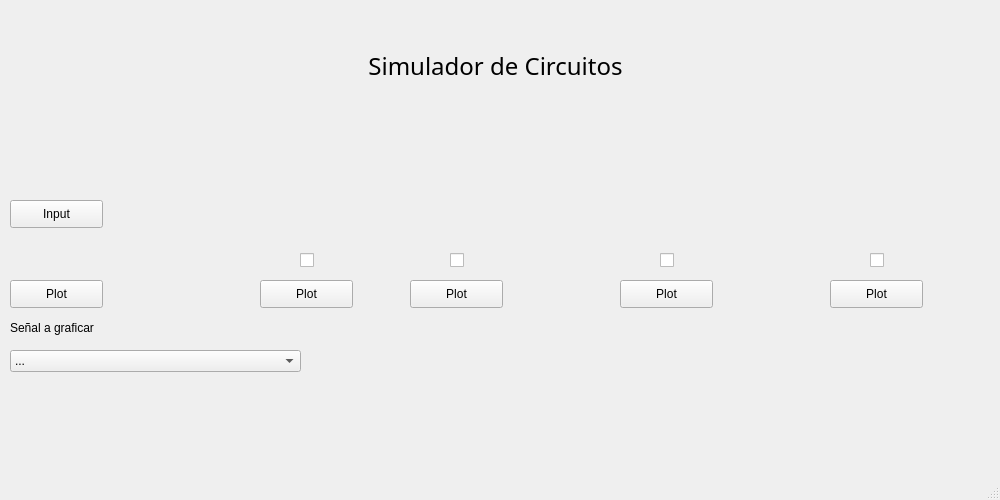
<?xml version="1.0" encoding="UTF-8"?>
<ui version="4.0">
 <class>MainWindow</class>
 <widget class="QMainWindow" name="MainWindow">
  <property name="geometry">
   <rect>
    <x>0</x>
    <y>0</y>
    <width>1000</width>
    <height>500</height>
   </rect>
  </property>
  <property name="windowTitle">
   <string>Ventana Principal</string>
  </property>
  <widget class="QWidget" name="centralwidget">
   <widget class="QCheckBox" name="llave1">
    <property name="geometry">
     <rect>
      <x>300</x>
      <y>250</y>
      <width>21</width>
      <height>20</height>
     </rect>
    </property>
    <property name="text">
     <string/>
    </property>
   </widget>
   <widget class="QLabel" name="label">
    <property name="geometry">
     <rect>
      <x>0</x>
      <y>-1</y>
      <width>991</width>
      <height>541</height>
     </rect>
    </property>
    <property name="text">
     <string/>
    </property>
    <property name="pixmap">
     <pixmap>../../../Pictures/capturas de pantalla/tp1_assd/tp1_assd0000.jpg</pixmap>
    </property>
    <property name="scaledContents">
     <bool>true</bool>
    </property>
   </widget>
   <widget class="QCheckBox" name="llave2">
    <property name="geometry">
     <rect>
      <x>450</x>
      <y>250</y>
      <width>21</width>
      <height>20</height>
     </rect>
    </property>
    <property name="text">
     <string/>
    </property>
   </widget>
   <widget class="QCheckBox" name="llave3">
    <property name="geometry">
     <rect>
      <x>660</x>
      <y>250</y>
      <width>21</width>
      <height>20</height>
     </rect>
    </property>
    <property name="text">
     <string/>
    </property>
   </widget>
   <widget class="QCheckBox" name="llave4">
    <property name="geometry">
     <rect>
      <x>870</x>
      <y>250</y>
      <width>21</width>
      <height>20</height>
     </rect>
    </property>
    <property name="text">
     <string/>
    </property>
   </widget>
   <widget class="QPushButton" name="pushButton_2">
    <property name="geometry">
     <rect>
      <x>410</x>
      <y>280</y>
      <width>93</width>
      <height>28</height>
     </rect>
    </property>
    <property name="text">
     <string>Plot</string>
    </property>
   </widget>
   <widget class="QPushButton" name="pushButton_3">
    <property name="geometry">
     <rect>
      <x>620</x>
      <y>280</y>
      <width>93</width>
      <height>28</height>
     </rect>
    </property>
    <property name="text">
     <string>Plot</string>
    </property>
   </widget>
   <widget class="QPushButton" name="pushButton_4">
    <property name="geometry">
     <rect>
      <x>830</x>
      <y>280</y>
      <width>93</width>
      <height>28</height>
     </rect>
    </property>
    <property name="text">
     <string>Plot</string>
    </property>
   </widget>
   <widget class="QPushButton" name="pushButton_1">
    <property name="geometry">
     <rect>
      <x>260</x>
      <y>280</y>
      <width>93</width>
      <height>28</height>
     </rect>
    </property>
    <property name="text">
     <string>Plot</string>
    </property>
   </widget>
   <widget class="QPushButton" name="pushButton_input">
    <property name="geometry">
     <rect>
      <x>10</x>
      <y>200</y>
      <width>93</width>
      <height>28</height>
     </rect>
    </property>
    <property name="text">
     <string>Input</string>
    </property>
   </widget>
   <widget class="QLabel" name="titulo">
    <property name="geometry">
     <rect>
      <x>270</x>
      <y>50</y>
      <width>451</width>
      <height>31</height>
     </rect>
    </property>
    <property name="font">
     <font>
      <family>Segoe Print</family>
      <pointsize>18</pointsize>
     </font>
    </property>
    <property name="text">
     <string>Simulador de Circuitos</string>
    </property>
    <property name="alignment">
     <set>Qt::AlignCenter</set>
    </property>
   </widget>
   <widget class="QComboBox" name="comboBox_senial_a_graficar">
    <property name="geometry">
     <rect>
      <x>10</x>
      <y>350</y>
      <width>291</width>
      <height>22</height>
     </rect>
    </property>
    <item>
     <property name="text">
      <string>...</string>
     </property>
    </item>
   </widget>
   <widget class="QLabel" name="label_senial_a_graficar">
    <property name="geometry">
     <rect>
      <x>10</x>
      <y>320</y>
      <width>101</width>
      <height>16</height>
     </rect>
    </property>
    <property name="text">
     <string>Señal a graficar</string>
    </property>
   </widget>
   <widget class="QPushButton" name="pushButton_0">
    <property name="geometry">
     <rect>
      <x>10</x>
      <y>280</y>
      <width>93</width>
      <height>28</height>
     </rect>
    </property>
    <property name="text">
     <string>Plot</string>
    </property>
   </widget>
   <zorder>label</zorder>
   <zorder>llave3</zorder>
   <zorder>llave2</zorder>
   <zorder>llave4</zorder>
   <zorder>llave1</zorder>
   <zorder>pushButton_1</zorder>
   <zorder>pushButton_2</zorder>
   <zorder>pushButton_3</zorder>
   <zorder>pushButton_4</zorder>
   <zorder>pushButton_input</zorder>
   <zorder>titulo</zorder>
   <zorder>comboBox_senial_a_graficar</zorder>
   <zorder>label_senial_a_graficar</zorder>
   <zorder>pushButton_0</zorder>
  </widget>
  <widget class="QMenuBar" name="menubar">
   <property name="geometry">
    <rect>
     <x>0</x>
     <y>0</y>
     <width>1000</width>
     <height>26</height>
    </rect>
   </property>
  </widget>
  <widget class="QStatusBar" name="statusbar"/>
 </widget>
 <resources/>
 <connections/>
</ui>
